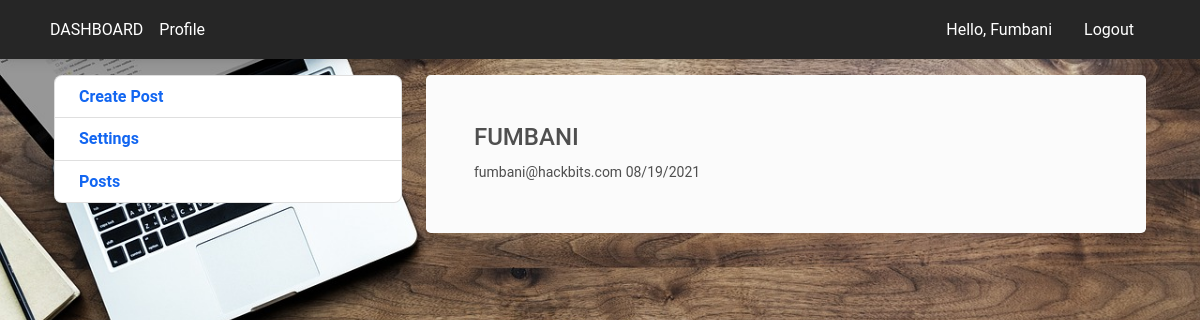
The page /profile (signed in) on the database its author committed.
### app/models.py (models this page shows, shortened)
class User(UserMixin, db.Model):
    __tablename__ = 'user'
    id = db.Column(db.Integer(), primary_key=True)
    username = db.Column(db.String(20))
    fullname = db.Column(db.String(64), nullable=True)
    email = db.Column(db.String(255), unique=True)
    about_me = db.Column(db.Text())
    member_since = db.Column(db.DateTime(), default=datetime.utcnow)
    password = db.Column(db.String())
    posts = db.relationship('Post', backref='user', lazy='dynamic')

### app/views.py (the view)
@app.route('/profile')
@login_required
def profile():
    user = User.query.get_or_404(current_user.id)
    if user is None:
        abort(404)
    return render_template('authentication/profile.html', user=user)

### app/__init__.py (called while the page is built)
@login_manager.user_loader
def load_user(user_id):
    return User.query.get(int(user_id))

### app/templates/authentication/profile.html (shortened to what this page needs)
{% extends 'layouts/master.html' %}
{% block content %}
    <div class="p-5 mb-4 bg-light rounded-3">
            <h4>{{ user.username|upper }}</h4>
            <small>{{ user.email }} {{ moment(user.member_since).format('L') }}</small><br>
    </div>
{% endblock %}

### app/templates/layouts/master.html (shortened to what this page needs)
<!DOCTYPE html>
<html lang="en">
<head>
    <link rel="stylesheet" href="{{ url_for('static', filename='css/mdb.min.css') }}">
</head>
<body style="background-image: url('/static/images/bg-pc.jpg');
             background-repeat: no-repeat;
             background-size: cover;
             background-position: top;
             background-attachment: fixed;">
    <nav class="navbar navbar-expand-lg navbar-dark bg-dark">
      <div class="container">
        <div class="collapse navbar-collapse" id="navbarButtonsExample">
          <ul class="navbar-nav me-auto mb-2 mb-lg-0">
            <li class="nav-item">
              <a class="nav-link text-white" href="{{ url_for('dashboard') }}">DASHBOARD</a>
            </li>
            <li class="nav-item">
              <a class="nav-link text-white" href="{{ url_for('profile') }}">Profile</a>
            </li>
          </ul>
          <div class="d-flex align-items-center">
            <a class="text-white px-3">Hello, {{ current_user.username|title }}</a>
            <a href="{{ url_for('logout') }}" class="decoration-none px-3 me-2 text-white">Logout</a>
          </div>
        </div>
      </div>
    </nav>
    <div class="container mt-3">
        <div class="row justify-content-center">
      <div class="row">
        <div class="col-md-4">
          <ul class="list-group">
              <li class="list-group-item">
                  <a href="{{ url_for('add_post') }}"><strong>Create Post</strong></a>
              </li>
              <li class="list-group-item">
                  <a href=""><strong>Settings</strong></a>
              </li>
              <li class="list-group-item">
                <a href=""><strong>Posts</strong></a>
              </li>
          </ul>
        </div>
            <div class="col-md-8">
              {% block content %}
              {% endblock %}
            </div>
      </div>
    </div>
  </div>
</body>
</html>

### rows shown on the page
User: username "Fumbani", username "FUMBANI", email "fumbani@hackbits.com", member_since "08/19/2021"
